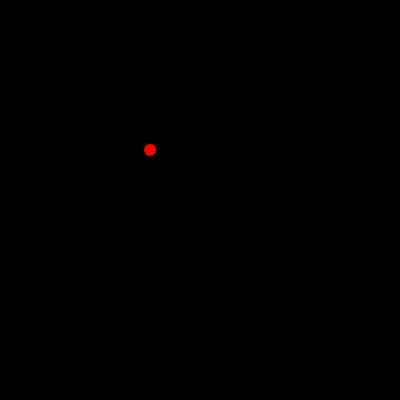
Frame 1 (no input)
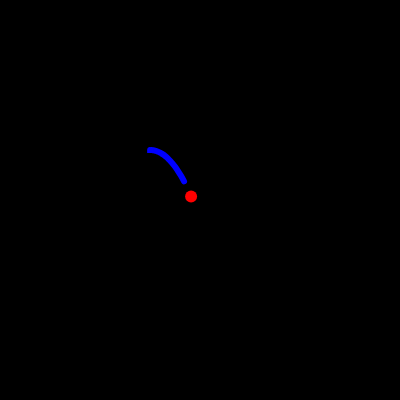
Frame 60 (no input)
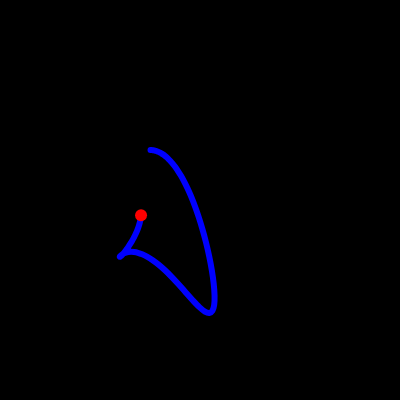
Frame 120 (the mouse pressed at the canvas centre since frame 60)

The p5.js sketch that drew these frames (run headless with seeded random() and noise() and a simulated clock; from frame 60 on, the mouse is pressed at the canvas centre):

// p5.js sketch
// ── sketch.js
let x = 0.05;
let y = 0;
let z = 0;

let x_inp;
let y_inp;
let z_inp;

var dx = 0;
var dy = 0;
var dz = 0;

var rho = 28;
var sigma = 10;
var beta = 8.0/3.0;

var dt = 0.01;

var n_trajectory = 100;

var trajectory = [];

let s_inp;
let r_inp;
let b_inp;

let x_plot = 'x';
let y_plot = 'z';

let xp_inp;
let yp_inp;

let scale_value = 3;
let transl_x = 50;
let transl_y = 50;
 
let sv_inp;
let tx_inp;
let ty_inp;

function parameters(cnv_pos)
{  
  let v_shift = cnv_pos.y+50;//cnv_pos.y+450;
  
  let h_shift = cnv_pos.x+400;//cnv_pos.x+160;
  
  var greeting = createElement('h8', 'rho: ');
  greeting.position(h_shift+80, v_shift+80);
  r_inp = createInput('28', 'float');
  r_inp.position(h_shift+160, v_shift+80);
  r_inp.size(70);
  
  greeting = createElement('h8', 'sigma: ');
  greeting.position(h_shift+80, v_shift+100);
  s_inp = createInput('10', 'float');
  s_inp.position(h_shift+160, v_shift+100);
  s_inp.size(70);
  
  greeting = createElement('h8', 'beta: ');
  greeting.position(h_shift+80, v_shift+120);
  b_inp = createInput('2.66667', 'float');
  b_inp.position(h_shift+160, v_shift+120);
  b_inp.size(70);
  
  greeting = createElement('h8', 'Initial x: ');
  greeting.position(h_shift+80, v_shift);
  x_inp = createInput('0.05', 'float');
  x_inp.position(h_shift+160, v_shift);
  x_inp.size(70);
  
  greeting = createElement('h8', 'Initial y: ');
  greeting.position(h_shift+80, v_shift+20);
  y_inp = createInput('0', 'float');
  y_inp.position(h_shift+160, v_shift+20);
  y_inp.size(70);
  
  greeting = createElement('h8', 'Initial z: ');
  greeting.position(h_shift+80, v_shift+40);
  z_inp = createInput('0', 'float');
  z_inp.position(h_shift+160, v_shift+40);
  z_inp.size(70);
  
  greeting = createElement('h8', 'X-axis variable: ');
  greeting.position(h_shift+50, v_shift+160);
  xp_inp = createInput('x');
  xp_inp.position(h_shift+160, v_shift+160);
  xp_inp.size(70);
  
  greeting = createElement('h8', 'Y-axis variable: ');
  greeting.position(h_shift+50, v_shift+180);
  yp_inp = createInput('z');
  yp_inp.position(h_shift+160, v_shift+180);
  yp_inp.size(70);
  
  greeting = createElement('h8', 'Scaling: ');
  greeting.position(h_shift+80, v_shift+220);
  sv_inp = createInput('3', 'float');
  sv_inp.position(h_shift+160, v_shift+220);
  sv_inp.size(70);
  
  greeting = createElement('h8', 'Translate x: ');
  greeting.position(h_shift+80, v_shift+260);
  tx_inp = createInput('50', 'float');
  tx_inp.position(h_shift+160, v_shift+260);
  tx_inp.size(70);
  
  greeting = createElement('h8', 'Translate y: ');
  greeting.position(h_shift+80, v_shift+280);
  ty_inp = createInput('50', 'float');
  ty_inp.position(h_shift+160, v_shift+280);
  ty_inp.size(70);


}

function get_parameters()
{
  beta = float(b_inp.value());
  sigma = float(s_inp.value());
  rho = float(r_inp.value());
  
  x = float(x_inp.value());
  y = float(y_inp.value());
  z = float(z_inp.value());
  
  x_plot = xp_inp.value();
  y_plot = yp_inp.value();
  
  scale_value = float(sv_inp.value());
  transl_x = float(tx_inp.value());
  transl_y = float(ty_inp.value());
}


function setup()
{
  cnv = createCanvas(400, 400);
  cnv.center('horizontal');
  parameters(cnv.position());
  
  for (let i = 0; i < n_trajectory; i++) 
  {
  trajectory[i] = createVector(x,y,z); 
  }
}

function keyReleased() {
  if(key == KeyCodes.KEY_ENTER)
  {        
    get_parameters();
    background(0);
    trajectory = [];
    for (let i = 0; i < n_trajectory; i++) 
    {
      trajectory[i] = createVector(x,y,z);
    }
  }
  return false;
}

function draw()
{
  scale(scale_value);
  background(0);
  translate(transl_x,transl_y);

  trajectory[trajectory.length] = createVector(x,y,z);
  
  dx = (sigma * (y - x))*dt;
  dy = (x * (rho - z) - y)*dt;
  dz = (x * y - beta * z)*dt;
  
  x += dx;
  y += dy;
  z += dz;
  
  smooth();
  noFill();
  stroke(255,249,186);
  strokeWeight(1);
  beginShape();
  for (let i = 0; i < (trajectory.length - n_trajectory - 1); i++)
  {
      if (x_plot == 'x')
      {
        if (y_plot == 'y')
        {
          curveVertex(trajectory[i].x,trajectory[i].y);
        }
        else
        {  curveVertex(trajectory[i].x,trajectory[i].z);     
        }
      }
      else
      {
        curveVertex(trajectory[i].y,trajectory[i].z); 
      }
  }
  endShape();
  
  smooth();
  noFill();
  stroke(0,0,255);
  strokeWeight(2);
  beginShape();
  for (let i = (trajectory.length - n_trajectory - 1); i < trajectory.length; i++)
  {
      if (x_plot == 'x')
      {
        if (y_plot == 'y')
        {
          curveVertex(trajectory[i].x,trajectory[i].y);
        }
        else
        {  curveVertex(trajectory[i].x,trajectory[i].z);     
        }
      }
      else
      {
        curveVertex(trajectory[i].y,trajectory[i].z); 
      }
    }
  endShape();
  
  stroke(255,0,0);
  strokeWeight(4);
  
  if (x_plot == 'x')
    {
    if (y_plot == 'y')
    {
      point(x,y);
    }
    else
    {  
      point(x,z);     
    }
  }
  else
  {
    point(y,z); 
  }
  
}

// ── style.css
* {
    margin:0;
}

.title{
    font-size: 3em;
    font-family:'Helvetica', 'Arial', 'Sans-Serif';
    color: #bf8040;
    text-align: center;
    font-weight: bold;
}

h2 {
    font-size: 1em;
    font-family:'Helvetica', 'Arial', 'Sans-Serif';
    color: #cc9966;
}

p {
    font-size: 1.2em;
    line-height: 1.0em;
    color: #333;
}

.script{
  display: flex;
  position: static;
  object-position:center;
  margin-left: 20px auto;
  margin-right: 20px auto;
  justify-content: center;
}

.description{
    font-size: 1em;
    font-family:'Helvetica', 'Arial', 'Sans-Serif';
    color: #333;
  
  justify-content: center;
  margin-left: 40px;
  margin-right: 40px;
}
